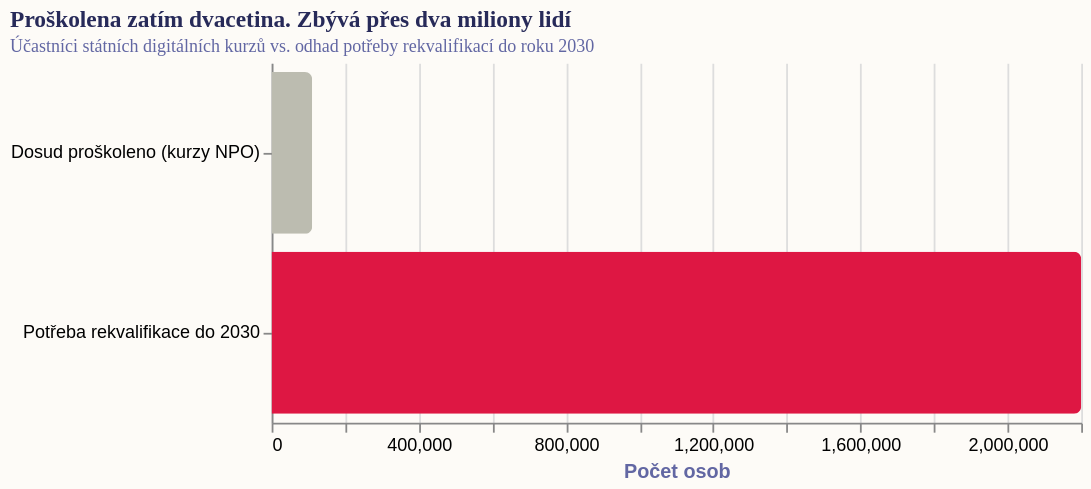

Express this chart as Vega-Lite.
### Vega-Lite specification from a JSON file in a GitHub repository (floating-point values rounded to 4 significant figures)
{"_source": "MPSV, Strategie reskillingu 2030", "$schema": "https://vega.github.io/schema/vega-lite/v5.json", "description": "Propast v rekvalifikaci: Současná kapacita vs. skutečná potřeba (2030)", "width": 450, "height": 200, "autosize": {"type": "pad", "resize": true}, "background": "#fdfbf7", "data": {"values": [{"cat": "Dosud proškoleno (kurzy NPO)", "val": 110000, "color": "#bcbcb0"}, {"cat": "Potřeba rekvalifikace do 2030", "val": 2200000, "color": "#de1743"}]}, "mark": {"type": "bar", "tooltip": true, "cornerRadiusEnd": 4}, "encoding": {"y": {"field": "cat", "type": "nominal", "title": null}, "x": {"field": "val", "type": "quantitative", "title": "Počet osob"}, "color": {"field": "color", "type": "nominal", "scale": null}}, "config": {"view": {"stroke": "transparent"}, "title": {"font": "Roboto Slab", "fontWeight": "bold", "fontSize": 13, "anchor": "start", "color": "#272a59", "subtitleFont": "Work Sans", "subtitleFontSize": 10, "subtitleColor": "#6267a3"}, "axis": {"titleColor": "#6267a3"}, "legend": {}}, "title": {"text": "Proškolena zatím dvacetina. Zbývá přes dva miliony lidí", "subtitle": "Účastníci státních digitálních kurzů vs. odhad potřeby rekvalifikací do roku 2030"}}
